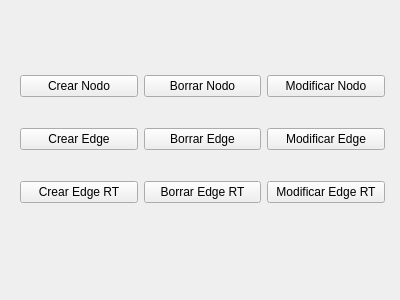
<?xml version="1.0" encoding="UTF-8"?>
<ui version="4.0">
 <class>bullshit_publisher</class>
 <widget class="QWidget" name="bullshit_publisher">
  <property name="geometry">
   <rect>
    <x>0</x>
    <y>0</y>
    <width>400</width>
    <height>300</height>
   </rect>
  </property>
  <property name="windowTitle">
   <string>Form</string>
  </property>
  <widget class="QWidget" name="layoutWidget">
   <property name="geometry">
    <rect>
     <x>20</x>
     <y>50</y>
     <width>365</width>
     <height>181</height>
    </rect>
   </property>
   <layout class="QGridLayout" name="gridLayout">
    <item row="1" column="0">
     <widget class="QPushButton" name="create_edge_button">
      <property name="text">
       <string>Crear Edge</string>
      </property>
     </widget>
    </item>
    <item row="1" column="1">
     <widget class="QPushButton" name="delete_edge_button">
      <property name="text">
       <string>Borrar Edge</string>
      </property>
     </widget>
    </item>
    <item row="0" column="1">
     <widget class="QPushButton" name="delete_node_button">
      <property name="text">
       <string>Borrar Nodo</string>
      </property>
     </widget>
    </item>
    <item row="2" column="0">
     <widget class="QPushButton" name="create_edge_RT_button">
      <property name="text">
       <string>Crear Edge RT</string>
      </property>
     </widget>
    </item>
    <item row="2" column="1">
     <widget class="QPushButton" name="delete_edge_RT_button">
      <property name="text">
       <string>Borrar Edge RT</string>
      </property>
     </widget>
    </item>
    <item row="0" column="0">
     <widget class="QPushButton" name="create_node_button">
      <property name="text">
       <string>Crear Nodo</string>
      </property>
     </widget>
    </item>
    <item row="0" column="2">
     <widget class="QPushButton" name="modify_node_button">
      <property name="text">
       <string>Modificar Nodo</string>
      </property>
     </widget>
    </item>
    <item row="2" column="2">
     <widget class="QPushButton" name="modify_edge_RT_button">
      <property name="text">
       <string>Modificar Edge RT</string>
      </property>
     </widget>
    </item>
    <item row="1" column="2">
     <widget class="QPushButton" name="modify_edge_button">
      <property name="text">
       <string>Modificar Edge</string>
      </property>
     </widget>
    </item>
   </layout>
  </widget>
 </widget>
 <resources/>
 <connections/>
</ui>
